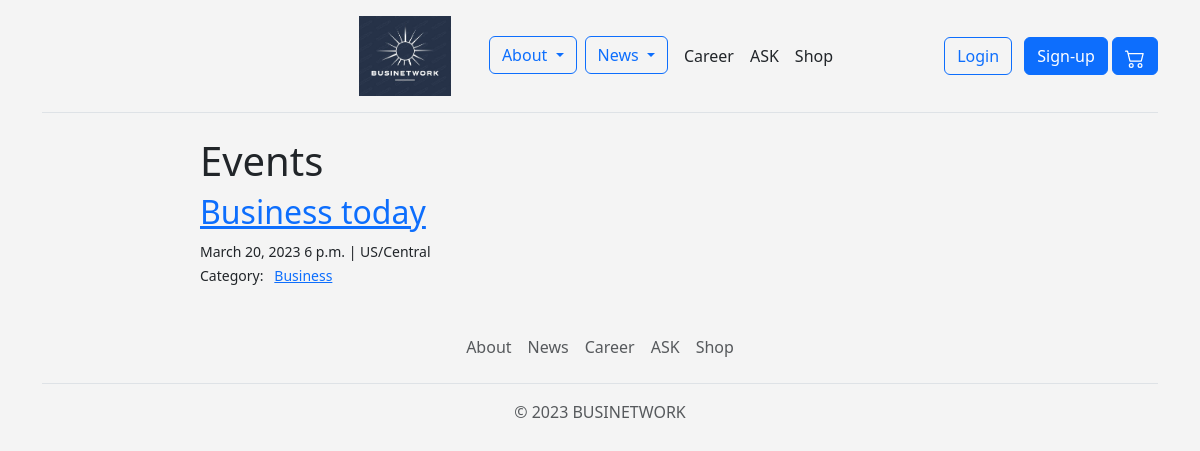
Page /news/events/ on the earlier database version.
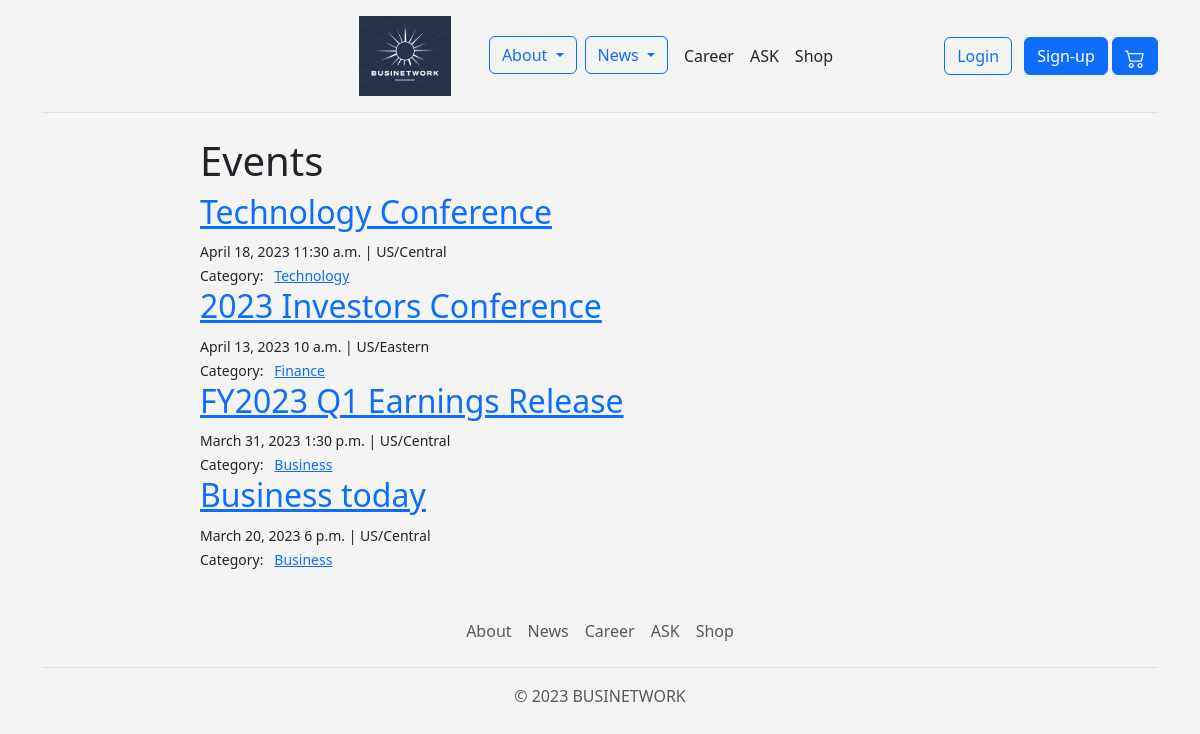
Same page on the later database version.
### news_final/models.py (models this page shows, shortened)
class Conference(models.Model):
    date = models.DateField()
    time = models.TimeField()
    place = models.CharField(max_length=30)
    categories = models.ManyToManyField('Category', related_name='conferences')
    topic = models.CharField(max_length=30)
    about = models.TextField()
    number_of_people = models.IntegerField()

class Category(models.Model):
    name = models.CharField(max_length=20)

### news_final/views.py (the view)
# urls.py: path('events/', views.news_events, name='events'),
def news_events(request):
    conferences = models.Conference.objects.all().order_by('-date')
    context = {
        'conferences': conferences
    }
    return render(request, 'news_events.html', context)

### templates/news_events.html (shortened to what this page needs)
{% extends "base.html" %}
{% block page_content %}
<div class="'col-md-8 offset-md-2">
    <h1>Events</h1>
    {% for conference in conferences %}
    <h2><a href="{% url 'events_more' conference.pk %}">{{ conference.topic }}</a></h2>
    <small>
        {{ conference.date }} {{ conference.time }} | {{ conference.place }}
        <br>
        Category: &nbsp;
        {% for category in conference.categories.all %}
        <a href="{% url 'events_category' category.name %}">{{ category.name }}</a>&nbsp;
        {% endfor %}
    </small>
    {% endfor %}
</div>
{% endblock %}

Differences in the rows shown:
added Conference: topic "Technology Conference", date "April 18, 2023", time "11:30 a.m.", place "US/Central"
added Category: name "Technology", shown under "Technology Conference"
added Conference: topic "2023 Investors Conference", date "April 13, 2023", time "10 a.m.", place "US/Eastern"
now on this page (row unchanged): Category: name "Finance", shown under "2023 Investors Conference"
added Conference: topic "FY2023 Q1 Earnings Release", date "March 31, 2023", time "1:30 p.m.", place "US/Central", Category (name "Business")
